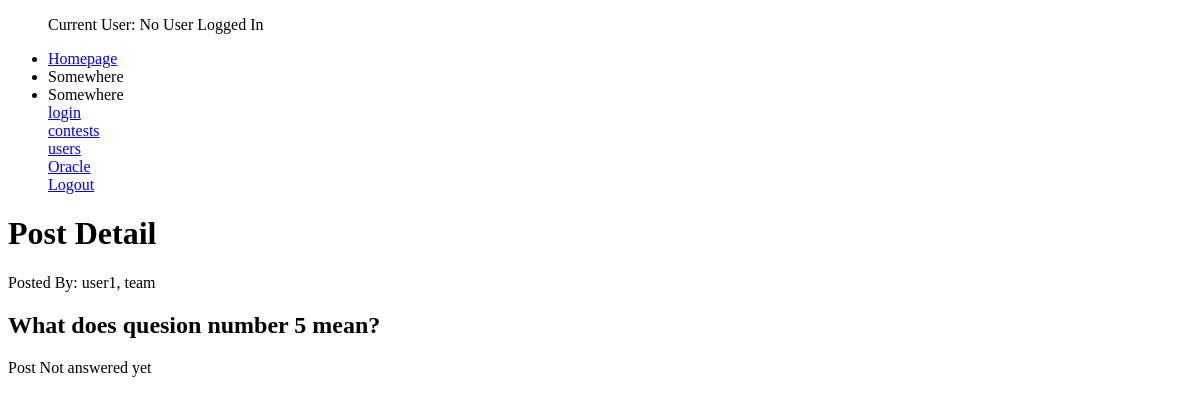
/oracle/2/, run on an earlier commit of the app's database.
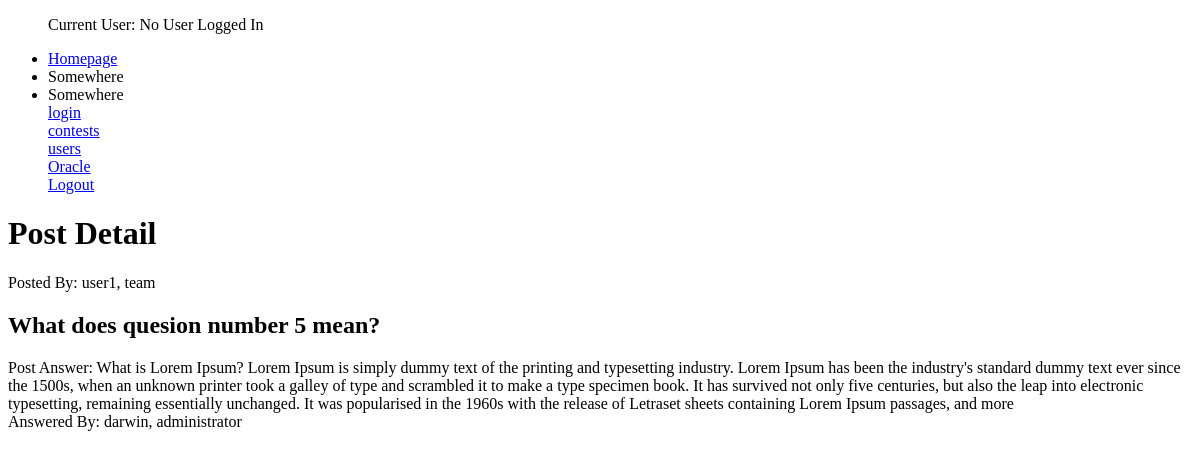
And on a later commit of the database.
### oracle/models.py (models this page shows, shortened)
class OraclePost(models.Model):
    postQuestion        = models.TextField(max_length = 500, null = False)
    postAnswer          = models.TextField(max_length = 500, null = True)
    postTime            = models.DateTimeField(auto_now_add=True)
    postUser            = models.ForeignKey(settings.AUTH_USER_MODEL, related_name = 'postedBy', on_delete = models.SET_NULL, null = True, blank = True)
    postAnswerer        = models.ForeignKey(settings.AUTH_USER_MODEL, related_name = 'answeredBy', on_delete = models.SET_NULL, null = True, blank = True)
    isAnswered          = models.BooleanField(default = False)

### users/models.py (models this page shows, shortened)
class CustomUser(AbstractBaseUser):
    userName        = models.CharField(max_length = 30, unique = True)
    userType        = models.CharField(max_length=20,
                                    choices = user_choices,
                                    default = user_choices[1])
    participatingIn  = models.ManyToManyField(Contest, blank = True)
    date_joined     = models.DateTimeField(blank = True, null = True)
    last_login      = models.DateTimeField(blank = True, null = True)
    admin        = models.BooleanField(default = False)
    active       = models.BooleanField(default = True)
    staff        = models.BooleanField(default = False)
    is_superuser    = models.BooleanField(default = False)
    USERNAME_FIELD = 'userName'
    REQUIRED_FIELDS = ['userType', 'password']
    objects = MyAccountManager()
    def __str__(self):
        return self.userName + ", " + self.userType

### oracle/views.py (the view)
# urls.py: path('<int:id>/', PostDetailView.as_view(), name = 'post-detail'),
class PostDetailView(DetailView):
    template_name = 'oracle/detail_post.html'
    queryset = OraclePost.objects.all()
    def get_object(self):
        id_ = self.kwargs.get("id")
        return get_object_or_404(OraclePost, id = id_)

### oracle/templates/oracle/detail_post.html
{% extends 'base.html' %}
{% block content %}
<h1>Post Detail</h1>
<p>
    {% if object.postUser != None and object.postUser != " " %}
        Posted By: {{ object.postUser }}
    {% else %}
        <p>User Name not available</p>
    {% endif %}
    <h2>{{ object.postQuestion }}</h2>
    {% if object.postAnswer != None and object.postAnswer != "" %}
        Post Answer: {{ object.postAnswer }} <br>
        Answered By: {{ object.postAnswerer }}
    {% else %}
        Post Not answered yet
    {% endif %}
</p>
{% endblock %}

What changed in the data, as far as the page shows it:
changed OraclePost "What does quesion number 5 mean?": postAnswer (not shown) → "What is Lorem Ipsum? Lorem Ipsum is simply dummy text of the printing and typesetting industry. Lorem Ipsum has been the industry's standard dummy text ever since the 1500s, when an unknown printer took a galley of type and scrambled it to make a type specimen book. It has survived not only five centuries, but also the leap into electronic typesetting, remaining essentially unchanged. It was popularised in the 1960s with the release of Letraset sheets containing Lorem Ipsum passages, and more"; postAnswerer (not shown) → "darwin, administrator"
Also different on the page:
text no longer shown: "Post Not answered yet"
text now shown: "Post Answer: Answered By:"
